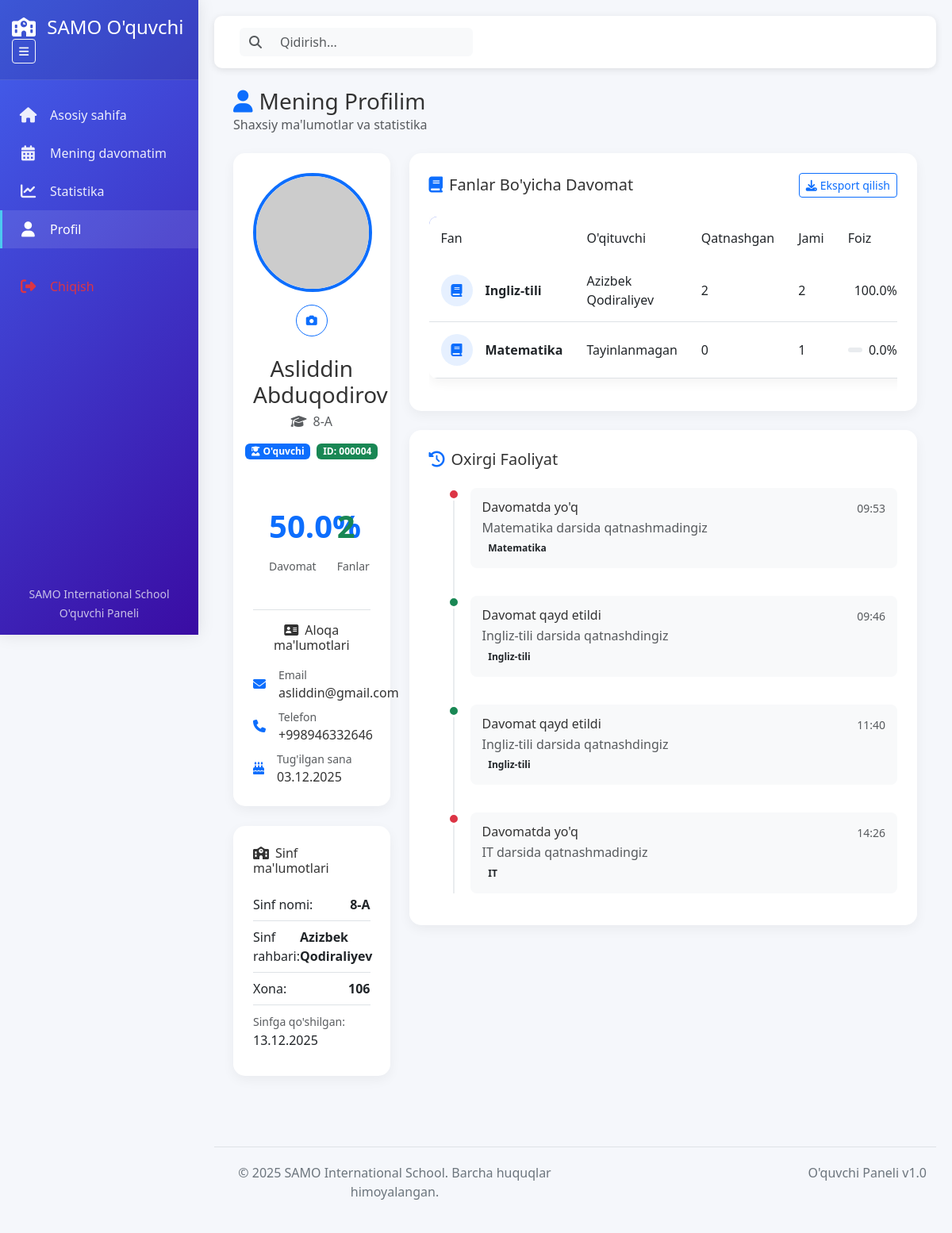
/student/profile/ (signed in), run on the app's committed database.
### attendance/models.py (models this page shows, shortened)
class Class(models.Model):
    name = models.CharField(max_length=50)
    teacher = models.ForeignKey(User, on_delete=models.SET_NULL, null=True,
                                related_name='teacher_classes')
    room = models.CharField(max_length=20, blank=True, null=True)
    schedule = models.CharField(max_length=100, blank=True, null=True)
    created_at = models.DateTimeField(auto_now_add=True)

class Profile(models.Model):
    ROLE_CHOICES = [
        ('student', "O'quvchi"),
        ('teacher', "O'qituvchi"),
        ('admin', 'Administrator'),
    ]
    user = models.OneToOneField(User, on_delete=models.CASCADE, related_name='profile')
    role = models.CharField(max_length=10, choices=ROLE_CHOICES, default='student')
    phone = models.CharField(max_length=20, blank=True, null=True)
    birth_date = models.DateField(null=True, blank=True)
    student_class = models.ForeignKey('Class', on_delete=models.SET_NULL,
                                      null=True, blank=True, related_name='students')
    subjects = models.ManyToManyField('Subject', blank=True, related_name='teachers')

class Subject(models.Model):
    name = models.CharField(max_length=100)
    teacher = models.ForeignKey(User, on_delete=models.SET_NULL, null=True,
                                related_name='teacher_subjects')
    classes = models.ManyToManyField(Class, related_name='subjects')
    lessons_per_week = models.IntegerField(default=1)
    schedule = models.CharField(max_length=100, blank=True, null=True)
    created_at = models.DateTimeField(auto_now_add=True)

### attendance/views.py (the view)
# urls.py: path('student/profile/', views.student_profile, name='student_profile'),
@login_required
def student_profile(request):
    if not hasattr(request.user, 'profile') or request.user.profile.role != 'student':
        messages.error(request, "Sizda o'quvchi huquqlari yo'q!")
        return redirect('login')
    student = request.user
    profile = student.profile
    student_class = profile.student_class
    attendance_records = Attendance.objects.filter(student=student)
    total_attendance = attendance_records.count()
    present_attendance = attendance_records.filter(status='present').count()
    absent_attendance = attendance_records.filter(status='absent').count()
    late_attendance = attendance_records.filter(status='late').count()
    attendance_percentage = 0
    present_percentage = 0
    absent_percentage = 0
    late_percentage = 0
    if total_attendance > 0:
        attendance_percentage = round((present_attendance / total_attendance) * 100, 1)
        present_percentage = round((present_attendance / total_attendance) * 100, 1)
        absent_percentage = round((absent_attendance / total_attendance) * 100, 1)
        late_percentage = round((late_attendance / total_attendance) * 100, 1)
    subject_stats = []
    if student_class:
        subjects = Subject.objects.filter(classes=student_class)
        for subject in subjects:
            subject_attendance = attendance_records.filter(subject=subject)
            total = subject_attendance.count()
            present = subject_attendance.filter(status='present').count()
            percentage = round((present / total * 100) if total > 0 else 0, 1)
            subject_stats.append({
                'name': subject.name,
                'teacher': subject.teacher.get_full_name() if subject.teacher else 'Tayinlanmagan',
                'total': total,
                'present': present,
                'percentage': percentage,
            })
    recent_activity = []
    recent_attendance = Attendance.objects.filter(
        student=student
    ).select_related('subject').order_by('-date', '-created_at')[:10]
    for att in recent_attendance:
        if att.status == 'present':
            color = 'success'
            title = 'Davomat qayd etildi'
            desc = f"{att.subject.name} darsida qatnashdingiz"
        elif att.status == 'absent':
            color = 'danger'
            title = 'Davomatda yo\'q'
            desc = f"{att.subject.name} darsida qatnashmadingiz"
        elif att.status == 'late':
            color = 'warning'
            title = 'Kechikdingiz'
            desc = f"{att.subject.name} darsiga kechikdingiz"
        else:
            color = 'info'
            title = 'Sababli qatnashmadingiz'
            desc = f"{att.subject.name} darsida sababli qatnashmadingiz"
        recent_activity.append({
            'title': title,
            'description': desc,
            'time': att.created_at.strftime('%H:%M'),
            'date': att.date.strftime('%d.%m.%Y'),
            'color': color,
            'subject': att.subject.name,
        })
    context = {
        'student': student,
        'profile': profile,
        'student_class': student_class,
        'attendance_percentage': attendance_percentage,
        'total_attendance': total_attendance,
        'present_attendance': present_attendance,
        'absent_attendance': absent_attendance,
        'late_attendance': late_attendance,
        'present_percentage': present_percentage,
        'absent_percentage': absent_percentage,
        'late_percentage': late_percentage,
        'subject_stats': subject_stats,
        'recent_activity': recent_activity,
    }
    return render(request, 'attendance/student_profile.html', context)

### attendance/templates/attendance/student_profile.html (shortened to what this page needs)
{% extends 'attendance/student_base.html' %}
{% block content %}
<div class="container-fluid">
    <div class="d-flex justify-content-between align-items-center mb-4">
        <div>
            <h1 class="h3 mb-0 text-gray-800"><i class="fas fa-user text-primary me-2"></i>Mening Profilim</h1>
            <p class="text-muted mb-0">Shaxsiy ma'lumotlar va statistika</p>
        </div>
    </div>
    <div class="row">
        <div class="col-lg-4 col-xl-3 mb-4">
            <div class="dashboard-card text-center">
                <div class="profile-image-container mb-4">
                    <div class="profile-avatar mx-auto mb-3">
                        <img src="https://ui-avatars.com/api/?name={{ student.get_full_name|urlencode }}&background=4361ee&color=fff&size=150"
                             alt="Profile" class="rounded-circle img-fluid border border-4 border-primary"
                             style="width: 150px; height: 150px; object-fit: cover;">
                    </div>
                    <div class="position-relative d-inline-block">
                        <button class="btn btn-sm btn-outline-primary btn-icon" onclick="changeProfileImage()"
                                data-bs-toggle="tooltip" title="Rasmni o'zgartirish">
                            <i class="fas fa-camera"></i>
                        </button>
                    </div>
                </div>
                <h3 class="mb-1">{{ student.get_full_name }}</h3>
                <p class="text-muted mb-3">
                    <i class="fas fa-graduation-cap me-1"></i>
                    {{ student_class.name|default:"Sinf tayinlanmagan" }}
                </p>
                <div class="d-flex justify-content-center mb-3">
                    <span class="badge bg-primary me-2">
                        <i class="fas fa-user-graduate me-1"></i>O'quvchi
                    </span>
                    <span class="badge bg-success">
                        ID: {{ student.id|stringformat:"06d" }}
                    </span>
                </div>
                <div class="row mt-4">
                    <div class="col-6">
                        <div class="stat-card">
                            <div class="stat-number text-primary">{{ attendance_percentage }}%</div>
                            <div class="text-muted small">Davomat</div>
                        </div>
                    </div>
                    <div class="col-6">
                        <div class="stat-card">
                            <div class="stat-number text-success">{{ subject_stats|length }}</div>
                            <div class="text-muted small">Fanlar</div>
                        </div>
                    </div>
                </div>
                <div class="mt-4 pt-3 border-top">
                    <h6 class="mb-3"><i class="fas fa-address-card me-2"></i>Aloqa ma'lumotlari</h6>
                    <div class="text-start">
                        <div class="d-flex align-items-center mb-2">
                            <div class="me-3 text-primary">
                                <i class="fas fa-envelope"></i>
                            </div>
                            <div>
                                <small class="text-muted d-block">Email</small>
                                <span>{{ student.email|default:"Email kiritilmagan" }}</span>
                            </div>
                        </div>
                        <div class="d-flex align-items-center mb-2">
                            <div class="me-3 text-primary">
                                <i class="fas fa-phone"></i>
                            </div>
                            <div>
                                <small class="text-muted d-block">Telefon</small>
                                <span>{{ profile.phone|default:"Telefon kiritilmagan" }}</span>
                            </div>
                        </div>
                        {% if profile.birth_date %}
                        <div class="d-flex align-items-center">
                            <div class="me-3 text-primary">
                                <i class="fas fa-birthday-cake"></i>
                            </div>
                            <div>
                                <small class="text-muted d-block">Tug'ilgan sana</small>
                                <span>{{ profile.birth_date|date:"d.m.Y" }}</span>
                            </div>
                        </div>
                        {% endif %}
                    </div>
                </div>
            </div>
            {% if student_class %}
            <div class="dashboard-card mt-4">
                <h6 class="mb-3"><i class="fas fa-school me-2"></i>Sinf ma'lumotlari</h6>
                <div class="list-group list-group-flush">
                    <div class="list-group-item px-0 d-flex justify-content-between">
                        <span>Sinf nomi:</span>
                        <strong>{{ student_class.name }}</strong>
                    </div>
                    <div class="list-group-item px-0 d-flex justify-content-between">
                        <span>Sinf rahbari:</span>
                        <strong>{{ student_class.teacher.get_full_name|default:"Tayinlanmagan" }}</strong>
                    </div>
                    <div class="list-group-item px-0 d-flex justify-content-between">
                        <span>Xona:</span>
                        <strong>{{ student_class.room|default:"Xona yo'q" }}</strong>
                    </div>
                    <div class="list-group-item px-0">
                        <small class="text-muted">Sinfga qo'shilgan:</small>
                        <div>{{ student_class.created_at|date:"d.m.Y" }}</div>
                    </div>
                </div>
            </div>
            {% endif %}
        </div>
        <div class="col-lg-8 col-xl-9">
            <div class="dashboard-card mb-4">
                <div class="d-flex justify-content-between align-items-center mb-4">
                    <h5 class="mb-0"><i class="fas fa-book text-primary me-2"></i>Fanlar Bo'yicha Davomat</h5>
                    <button class="btn btn-sm btn-outline-primary" onclick="exportSubjectStats()">
                        <i class="fas fa-download me-1"></i>Eksport qilish
                    </button>
                </div>
                {% if subject_stats %}
                <div class="table-responsive">
                    <table class="table custom-table table-hover">
                        <thead>
                            <tr>
                                <th>Fan</th>
                                <th>O'qituvchi</th>
                                <th>Qatnashgan</th>
                                <th>Jami</th>
                                <th>Foiz</th>
                            </tr>
                        </thead>
                        <tbody>
                            {% for subject in subject_stats %}
                            <tr>
                                <td>
                                    <div class="d-flex align-items-center">
                                        <div class="subject-icon me-3">
                                            <div class="rounded-circle bg-primary bg-opacity-10 text-primary d-flex align-items-center justify-content-center"
                                                 style="width: 40px; height: 40px;">
                                                <i class="fas fa-book"></i>
                                            </div>
                                        </div>
                                        <div>
                                            <strong>{{ subject.name }}</strong>
                                        </div>
                                    </div>
                                </td>
                                <td>{{ subject.teacher|default:"Tayinlanmagan" }}</td>
                                <td>{{ subject.present }}</td>
                                <td>{{ subject.total }}</td>
                                <td>
                                    <div class="d-flex align-items-center">
                                        <div class="progress flex-grow-1 me-2" style="height: 6px;">
                                        </div>
                                        <span>{{ subject.percentage }}%</span>
                                    </div>
                                </td>
                            </tr>
                            {% endfor %}
                        </tbody>
                    </table>
                </div>
                {% endif %}
            </div>
            <div class="dashboard-card">
                <h5 class="mb-4"><i class="fas fa-history text-primary me-2"></i>Oxirgi Faoliyat</h5>
                <div class="timeline">
                    {% for activity in recent_activity|slice:":5" %}
                    <div class="timeline-item">
                        <div class="timeline-marker bg-{{ activity.color|default:'primary' }}"></div>
                        <div class="timeline-content">
                            <div class="d-flex justify-content-between">
                                <h6 class="mb-1">{{ activity.title }}</h6>
                                <small class="text-muted">{{ activity.time }}</small>
                            </div>
                            <p class="mb-0 text-muted">{{ activity.description }}</p>
                            {% if activity.subject %}
                            <span class="badge bg-light text-dark mt-1">{{ activity.subject }}</span>
                            {% endif %}
                        </div>
                    </div>
                    {% endfor %}
                </div>
            </div>
        </div>
    </div>
</div>
{% endblock %}

### data on the page
Class: name "8-A", teacher.get_full_name "Azizbek Qodiraliyev", room "106", created_at "13.12.2025"
Profile: phone "+998946332646", birth_date "03.12.2025"
Subject: name "Ingliz-tili", subject "Ingliz-tili" "Ingliz-tili"
Subject: name "Matematika", subject "Matematika"
Subject: subject "IT"

### other printed values
{{ student.get_full_name }} "Asliddin Abduqodirov"
{{ student.id|stringformat:"06d" }} "000004"
{{ attendance_percentage }} "50.0"
{{ subject_stats|length }} "2"
{{ student.email|default:"Email kiritilmagan" }} "asliddin@gmail.com"
{{ subject.teacher|default:"Tayinlanmagan" }} "Azizbek Qodiraliyev" "Tayinlanmagan"
{{ subject.present }} "2" "0"
{{ subject.total }} "2" "1"
{{ subject.percentage }} "100.0" "0.0"
{{ activity.title }} "Davomatda yo'q" "Davomat qayd etildi" "Davomat qayd etildi" "Davomatda yo'q"
{{ activity.time }} "09:53" "09:46" "11:40" "14:26"
{{ activity.description }} "Matematika darsida qatnashmadingiz" "Ingliz-tili darsida qatnashdingiz" "Ingliz-tili darsida qatnashdingiz" "IT darsida qatnashmadingiz"
